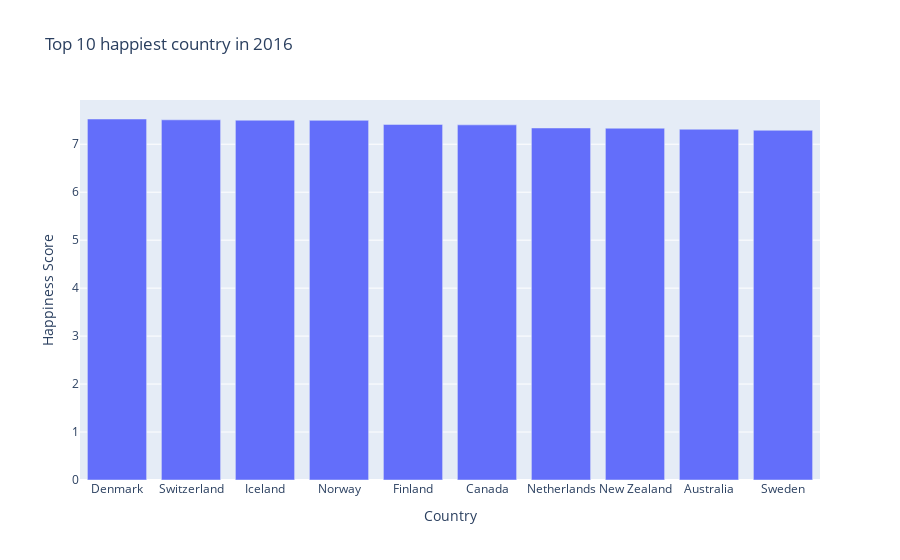

Notebook source saved alongside this figure:
### Code cell
top_10_data_2016  = data_2016.sort_values(by='Happiness Score', ascending=False).head(10)


fig = px.bar(top_10_data_2016, x='Country', y='Happiness Score',color_continuous_scale=px.colors.qualitative.Bold,title='Top 10 happiest country in 2016')


fig.show()

### Figure 1 — Plotly figure (JSON) as saved in the notebook; plotly's stock layout.template omitted (floating-point values rounded to 4 significant figures)
{"data": [{"alignmentgroup": "True", "hovertemplate": "Country=%{x}<br>Happiness Score=%{y}<extra></extra>", "legendgroup": "", "marker": {"color": "#636efa", "pattern": {"shape": ""}}, "name": "", "offsetgroup": "", "orientation": "v", "showlegend": false, "textposition": "auto", "type": "bar", "x": ["Denmark", "Switzerland", "Iceland", "Norway", "Finland", "Canada", "Netherlands", "New Zealand", "Australia", "Sweden"], "xaxis": "x", "y": [7.526, 7.509, 7.501, 7.498, 7.413, 7.404, 7.339, 7.334, 7.313, 7.291], "yaxis": "y"}], "layout": {"barmode": "relative", "legend": {"tracegroupgap": 0}, "title": {"text": "Top 10 happiest country in 2016"}, "xaxis": {"anchor": "y", "domain": [0, 1], "title": {"text": "Country"}}, "yaxis": {"anchor": "x", "domain": [0, 1], "title": {"text": "Happiness Score"}}}}
